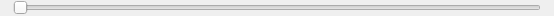
<?xml version="1.0" encoding="UTF-8"?>
<ui version="4.0">
 <class>SeekSlider</class>
 <widget class="QWidget" name="SeekSlider">
  <property name="geometry">
   <rect>
    <x>0</x>
    <y>0</y>
    <width>554</width>
    <height>16</height>
   </rect>
  </property>
  <property name="windowTitle">
   <string/>
  </property>
  <layout class="QHBoxLayout" name="horizontalLayout">
   <property name="margin">
    <number>0</number>
   </property>
   <item>
    <widget class="QLabel" name="Played_">
     <property name="text">
      <string/>
     </property>
    </widget>
   </item>
   <item>
    <widget class="QSlider" name="Slider_">
     <property name="tracking">
      <bool>false</bool>
     </property>
     <property name="orientation">
      <enum>Qt::Horizontal</enum>
     </property>
    </widget>
   </item>
   <item>
    <widget class="QLabel" name="Remaining_">
     <property name="text">
      <string/>
     </property>
    </widget>
   </item>
  </layout>
 </widget>
 <resources/>
 <connections/>
</ui>
